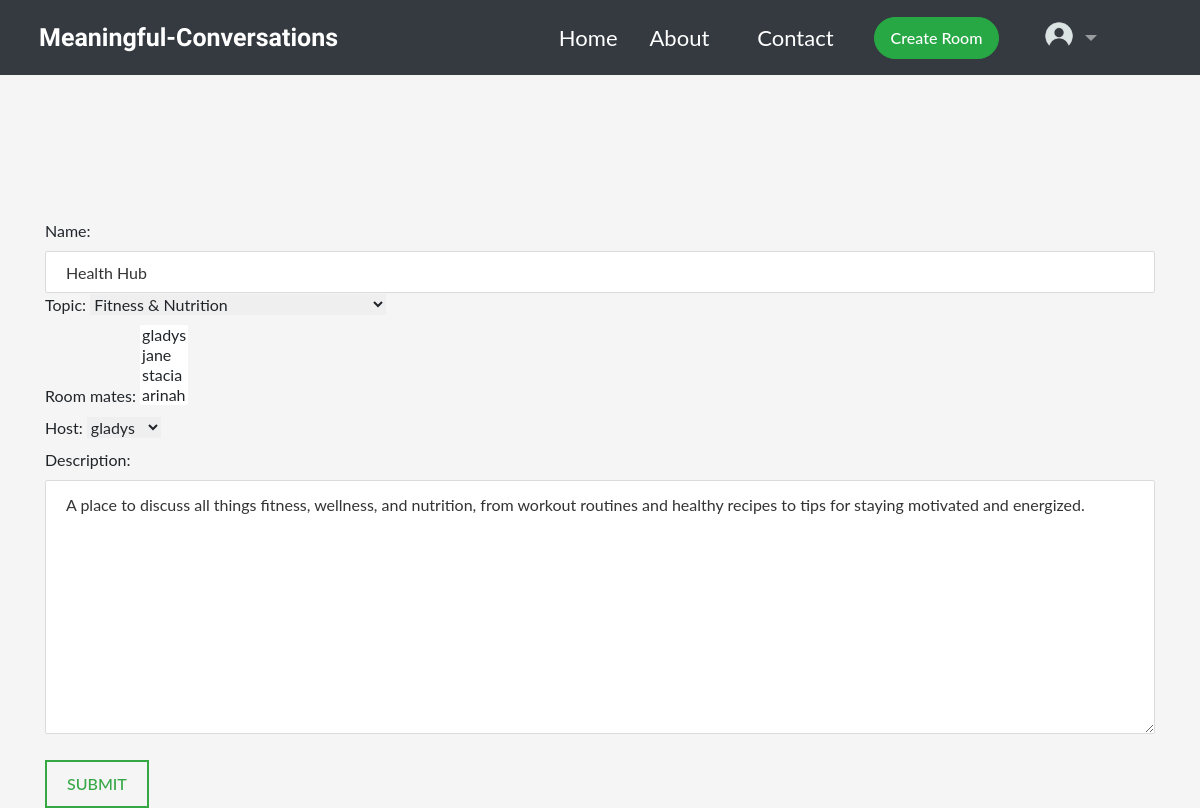
/update_room/10/ (signed in), run on the app's committed database.
### conversations/models.py (models this page shows, shortened)
class Room(models.Model):
    name = models.CharField(max_length=255)
    topic = models.ForeignKey(Topic, on_delete=models.CASCADE)
    room_mates = models.ManyToManyField(User, related_name="room_mates", blank=True)
    host = models.ForeignKey(User, on_delete=models.CASCADE, related_name='creator')
    description =models.TextField(null=True)
    created_at = models.DateTimeField(auto_now_add=True)
    updated_at = models.DateTimeField(auto_now=True)
    class Meta:
        ordering = [ '-created_at']

class Topic(models.Model):
    name = models.CharField(("Room-Topic"), max_length=150)
    def __str__(self):
        return self.name

### conversations/views.py (the view)
# urls.py: path('update_room/<str:pk>/', views.update_room, name='update_room'),
@login_required(login_url='login')
def update_room(request, pk):
    room = Room.objects.get(id=pk)
    form = RoomForm(instance=room)
    if request.user  != room.host:
        return HttpResponse('Not allowed! Only the host can Update this room!')
    if request.method =='POST':
        form= RoomForm(request.POST, instance=room)
    if form.is_valid():
            form.save()
            return redirect('index')
    context={'room': room, 'form': form}
    return render(request, 'room_form.html', context)

### conversations/forms.py
class RoomForm(ModelForm):
    class Meta:
        model= Room
        fields ='__all__'

### conversations/templates/room_form.html (shortened to what this page needs)
{% extends 'base.html' %}
{% load static %}
{% block content %}
<br><br><br><br><br><br>
<div class="container">
    <form method="POST" action="">
        {{form.as_p}}
        <input type="submit" value="Submit">
    </form>
</div>
{% endblock content %}

### static/css/style.css (style rules this page uses)
body { margin: 0; font-family: "Lato", sans-serif; background-color: whitesmoke; }
.container { width: 95%; max-width: 1140px; margin: auto; }
input[type="text"], input[type="text"], input[type="email"], input[type="tel"] { border: 1px solid #dbdbdb; border-radius: 2px; color: #333; height: 42px; padding: 0 0 0 20px; width: 100%; outline: 0; }
textarea { border: 1px solid #dbdbdb; border-radius: 2px; color: #333; padding: 12px 0 0 20px; width: 100%; outline: 0; margin-bottom: 20px; }
input[type="submit"] { display: inline-block; font-size: 16px; text-transform: uppercase; background: transparent; border: 2px solid; font-weight: 500; padding: 10px 20px; outline: 0; cursor: pointer; color: #35a745; transition: all 0.3s cubic-bezier(0.55, 0.055, 0.675, 0.19); -webkit-transition: all 0.3s cubic-bezier(0.55, 0.055, 0.675, 0.19); -moz-transition: all 0.3s cubic-bezier(0.55, 0.055, 0.675, 0.19); -ms-transition: all 0.3s cubic-bezier(0.55, 0.055, 0.675, 0.19); -o-transition: all 0.3s cubic-bezier(0.55, 0.055, 0.675, 0.19); }

### data on the page
Room: name "Health Hub", topic "Fitness & Nutrition", host "gladys", description "A place to discuss all things fitness, wellness, and nutrition, from workout routines and healthy recipes to tips for staying motivated and energized."
